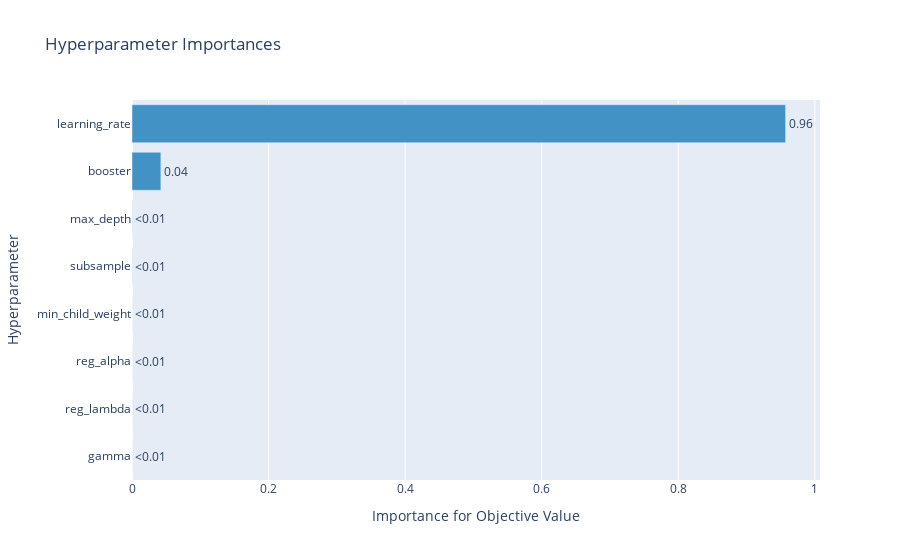

Write notebook code for a chart like this one.
### Code cell
plot_param_importances(study)

### Figure 1 — Plotly figure (JSON) as saved in the notebook; plotly's stock layout.template omitted (floating-point values rounded to 4 significant figures)
{"data": [{"cliponaxis": false, "hovertemplate": ["gamma (FloatDistribution): 6.354143959452783e-07<extra></extra>", "reg_lambda (FloatDistribution): 1.5132160343543595e-06<extra></extra>", "reg_alpha (FloatDistribution): 2.7955850506770628e-05<extra></extra>", "min_child_weight (IntDistribution): 6.649306188245008e-05<extra></extra>", "subsample (FloatDistribution): 0.00021608390244197073<extra></extra>", "max_depth (IntDistribution): 0.0002199788516515439<extra></extra>", "booster (CategoricalDistribution): 0.042261856589498055<extra></extra>", "learning_rate (FloatDistribution): 0.9572054831135889<extra></extra>"], "marker": {"color": "rgb(66,146,198)"}, "orientation": "h", "text": ["<0.01", "<0.01", "<0.01", "<0.01", "<0.01", "<0.01", "0.04", "0.96"], "textposition": "outside", "type": "bar", "x": [6.354e-07, 1.513e-06, 2.796e-05, 6.649e-05, 0.0002161, 0.00022, 0.04226, 0.9572], "y": ["gamma", "reg_lambda", "reg_alpha", "min_child_weight", "subsample", "max_depth", "booster", "learning_rate"]}], "layout": {"showlegend": false, "title": {"text": "Hyperparameter Importances"}, "xaxis": {"title": {"text": "Importance for Objective Value"}}, "yaxis": {"title": {"text": "Hyperparameter"}}}}
